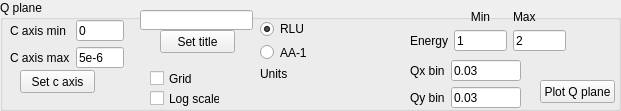
   <widget class="QGroupBox" name="groupBox_5">
    <property name="geometry">
     <rect>
      <x>0</x>
      <y>500</y>
      <width>621</width>
      <height>111</height>
     </rect>
    </property>
    <property name="title">
     <string>Q plane</string>
    </property>
    <widget class="QWidget" name="gridLayoutWidget_10">
     <property name="geometry">
      <rect>
       <x>410</x>
       <y>10</y>
       <width>156</width>
       <height>41</height>
      </rect>
     </property>
     <layout class="QGridLayout" name="gridLayout_10">
      <item row="1" column="0">
       <widget class="QLabel" name="label_35">
        <property name="text">
         <string>Energy</string>
        </property>
       </widget>
      </item>
      <item row="1" column="1">
       <widget class="QLineEdit" name="QPlane_EMin_lineEdit">
        <property name="text">
         <string>1</string>
        </property>
       </widget>
      </item>
      <item row="1" column="2">
       <widget class="QLineEdit" name="QPlane_EMax_lineEdit">
        <property name="text">
         <string>2</string>
        </property>
       </widget>
      </item>
      <item row="0" column="1">
       <widget class="QLabel" name="label_38">
        <property name="text">
         <string>Min</string>
        </property>
        <property name="alignment">
         <set>Qt::AlignCenter</set>
        </property>
       </widget>
      </item>
      <item row="0" column="2">
       <widget class="QLabel" name="label_39">
        <property name="text">
         <string>Max</string>
        </property>
       </widget>
      </item>
     </layout>
    </widget>
    <widget class="QWidget" name="gridLayoutWidget_11">
     <property name="geometry">
      <rect>
       <x>410</x>
       <y>60</y>
       <width>111</width>
       <height>48</height>
      </rect>
     </property>
     <layout class="QGridLayout" name="gridLayout_11">
      <item row="0" column="0">
       <widget class="QLabel" name="label_41">
        <property name="text">
         <string>Qx bin</string>
        </property>
       </widget>
      </item>
      <item row="0" column="1">
       <widget class="QLineEdit" name="QPlane_QxWidth_lineEdit">
        <property name="text">
         <string>0.03</string>
        </property>
       </widget>
      </item>
      <item row="1" column="0">
       <widget class="QLabel" name="label_42">
        <property name="text">
         <string>Qy bin</string>
        </property>
       </widget>
      </item>
      <item row="1" column="1">
       <widget class="QLineEdit" name="QPlane_QyWidth_lineEdit">
        <property name="text">
         <string>0.03</string>
        </property>
       </widget>
      </item>
     </layout>
    </widget>
    <widget class="QCheckBox" name="QPlane_LogScale_checkBox">
     <property name="geometry">
      <rect>
       <x>150</x>
       <y>90</y>
       <width>70</width>
       <height>17</height>
      </rect>
     </property>
     <property name="text">
      <string>Log scale</string>
     </property>
    </widget>
    <widget class="QPushButton" name="QPlane_plot_button">
     <property name="geometry">
      <rect>
       <x>540</x>
       <y>80</y>
       <width>75</width>
       <height>23</height>
      </rect>
     </property>
     <property name="text">
      <string>Plot Q plane</string>
     </property>
    </widget>
    <widget class="QWidget" name="verticalLayoutWidget_4">
     <property name="geometry">
      <rect>
       <x>260</x>
       <y>20</y>
       <width>51</width>
       <height>61</height>
      </rect>
     </property>
     <layout class="QVBoxLayout" name="verticalLayout_4">
      <item>
       <widget class="QRadioButton" name="QPlane_SelectUnits_RLU_radioButton">
        <property name="text">
         <string>RLU</string>
        </property>
        <property name="checked">
         <bool>true</bool>
        </property>
       </widget>
      </item>
      <item>
       <widget class="QRadioButton" name="QPlane_SelectUnits_AA_radioButton">
        <property name="text">
         <string>AA-1</string>
        </property>
       </widget>
      </item>
      <item>
       <widget class="QLabel" name="label_23">
        <property name="text">
         <string>Units</string>
        </property>
       </widget>
      </item>
     </layout>
    </widget>
    <widget class="QWidget" name="gridLayoutWidget_5">
     <property name="geometry">
      <rect>
       <x>10</x>
       <y>20</y>
       <width>114</width>
       <height>48</height>
      </rect>
     </property>
     <layout class="QGridLayout" name="gridLayout_5">
      <item row="0" column="1">
       <widget class="QLineEdit" name="QPlane_CAxisMin_lineEdit">
        <property name="text">
         <string>0</string>
        </property>
       </widget>
      </item>
      <item row="1" column="0">
       <widget class="QLabel" name="label_24">
        <property name="text">
         <string>C axis max</string>
        </property>
       </widget>
      </item>
      <item row="1" column="1">
       <widget class="QLineEdit" name="QPlane_CAxisMax_lineEdit">
        <property name="text">
         <string>5e-6</string>
        </property>
       </widget>
      </item>
      <item row="0" column="0">
       <widget class="QLabel" name="label_25">
        <property name="text">
         <string>C axis min</string>
        </property>
       </widget>
      </item>
     </layout>
    </widget>
    <widget class="QPushButton" name="QPlane_setCAxis_button">
     <property name="geometry">
      <rect>
       <x>20</x>
       <y>70</y>
       <width>75</width>
       <height>23</height>
      </rect>
     </property>
     <property name="text">
      <string>Set c axis</string>
     </property>
    </widget>
    <widget class="QCheckBox" name="QPlane_Grid_checkBox">
     <property name="geometry">
      <rect>
       <x>150</x>
       <y>70</y>
       <width>70</width>
       <height>17</height>
      </rect>
     </property>
     <property name="text">
      <string>Grid</string>
     </property>
    </widget>
    <widget class="QLineEdit" name="QPlane_SetTitle_lineEdit">
     <property name="geometry">
      <rect>
       <x>140</x>
       <y>10</y>
       <width>113</width>
       <height>20</height>
      </rect>
     </property>
     <property name="text">
      <string/>
     </property>
    </widget>
    <widget class="QPushButton" name="QPlane_SetTitle_button">
     <property name="geometry">
      <rect>
       <x>160</x>
       <y>30</y>
       <width>75</width>
       <height>23</height>
      </rect>
     </property>
     <property name="text">
      <string>Set title</string>
     </property>
    </widget>
   </widget>
